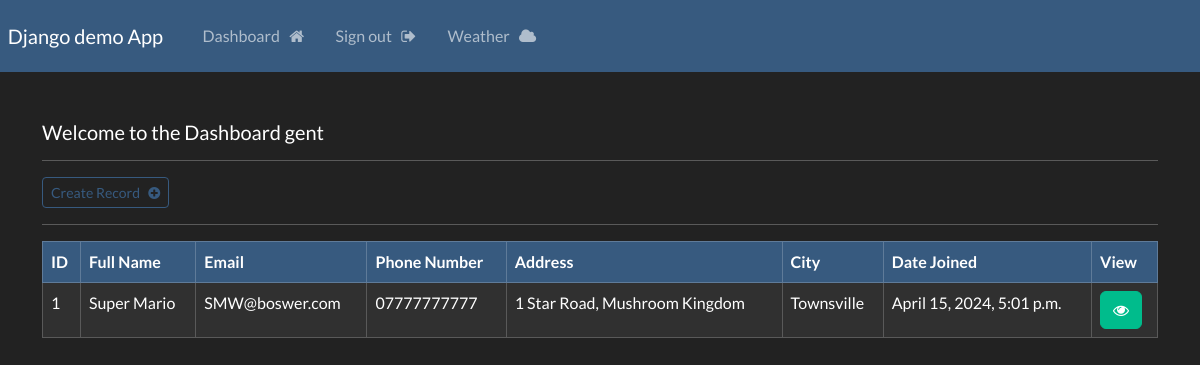
Page /dashboard (signed in) on the earlier database version.
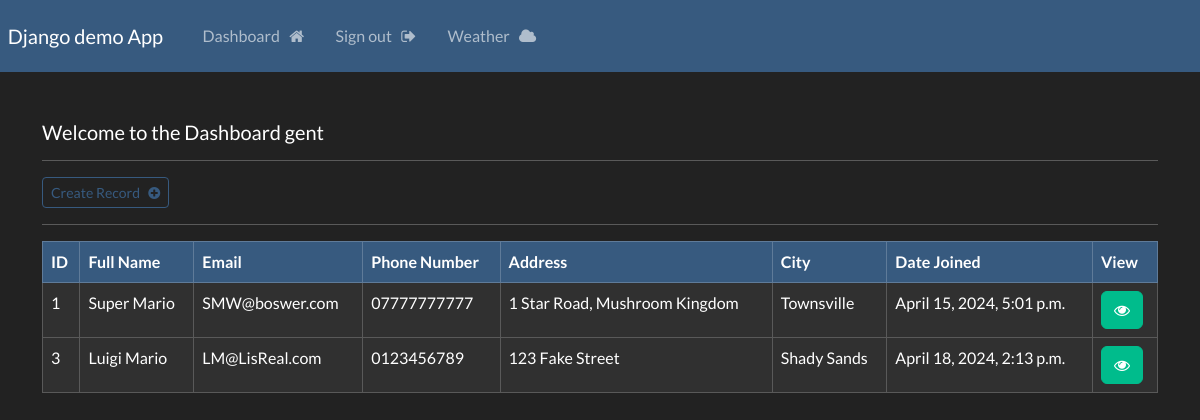
Same page on the later database version.
### website/models.py (models this page shows, shortened)
class Record(models.Model):
    creation_data = models.DateTimeField(auto_now_add=True)
    first_name = models.CharField(max_length=100)
    last_name = models.CharField(max_length=100)
    email = models.CharField(max_length=255)
    phone = models.CharField(max_length=20)
    address = models.CharField(max_length=255)
    city = models.CharField(max_length=255)

### website/views.py (the view)
# urls.py: path('dashboard', views.dashboard, name="dashboard"),
@login_required(login_url='my-login')
def dashboard(request):
    my_records = Record.objects.all()
    context ={'records':my_records}
    return render(request, 'website/dashboard.html', context=context)

### website/templates/website/dashboard.html
{% extends 'website/base.html' %}
{% block content %}
    <br>
    <h5>Welcome to the Dashboard {{user}}</h5>
    <hr>
    <a class="btn btn-outline-primary btn-sm" href="{% url "create-record" %}">
        Create Record &nbsp; <i class="fa fa-plus-circle" aria-hidden="true"></i>
    </a>
    <hr>
    <table class="table table-dark table-hover table-bordered">
        <thead class="table-primary">
            <tr>
                <th scope="col"> ID </th>
                <th scope="col"> Full Name </th>
                <th scope="col"> Email </th>
                <th scope="col"> Phone Number </th>
                <th scope="col"> Address </th>
                <th scope="col"> City </th>
                <th scope="col"> Date Joined </th>
                <th scope="col"> View </th>
            </tr>
        </thead>
        <tbody>
            {% if records %}
                {% for record in records %}
                    <tr>
                        <td> {{record.id}}</td>
                        <td> {{record.first_name}} {{record.last_name}} </td>
                        <td> {{record.email}} </td>
                        <td> {{record.phone}} </td>
                        <td> {{record.address}} </td>
                        <td> {{record.city}} </td>
                        <td> {{record.creation_data}} </td>
                        <td> <a class="btn btn-success" href="{% url "record" record.id %}" ><i class="fa fa-eye" aria-hidden="true"></i></a></td>
                    </tr>
                {% endfor %}
            {% endif %}
        </tbody>
    </table>
{% endblock %}

### website/templates/website/base.html (shortened to what this page needs)
{% load static %}
<!DOCTYPE html>
<html lang="en">
<head>
    <link rel="stylesheet" href="https://cdnjs.cloudflare.com/ajax/libs/font-awesome/4.7.0/css/font-awesome.min.css">
    <link rel="stylesheet" href="https://bootswatch.com/5/darkly/bootstrap.min.css">
    <link rel="stylesheet" href="{% static 'css/styles.css' %}">
</head>
<body>
    {% include 'website/navbar.html' %}
    <div class="container">
        <br>
        {% block content %}
        {% endblock %}
    </div>
</body>
</html>

### website/templates/website/navbar.html (shortened to what this page needs)
<nav class="navbar navbar-expand-lg navbar-dark bg-primary justify-content-center">
    <a class="navbar-brand main-heading" href="{% url '' %}">
      &nbsp; Django demo App
    </a>
        <div class="collapse navbar-collapse text-center" id="navbarNavDropdown">
        <ul class="navbar-nav mr-auto">
           {% if user.is_authenticated %}
             <li class="nav-item">
              <a class="nav-link" href="{% url 'dashboard' %}">Dashboard &nbsp; <i class="fa fa-home" aria-hidden="true"></i> </a>
            </li>
            <li class="nav-item">
              <a class="nav-link" href="{% url 'user-logout' %}">Sign out &nbsp; <i class="fa fa-sign-out" aria-hidden="true"></i> </a>
            </li>
            <li class="nav-item">
              <a class="nav-link" href="{% url 'weather' %}">Weather &nbsp; <i class="fa fa-cloud" aria-hidden="true"></i> </a>
            </li>
        {% endif %}
       </ul>
      </div>
  </nav>

Differences in the rows shown:
added Record: id "3", first_name "Luigi", last_name "Mario", email "LM@LisReal.com", phone "0123456789", address "123 Fake Street", city "Shady Sands", creation_data "April 18, 2024, 2:13 p.m."
